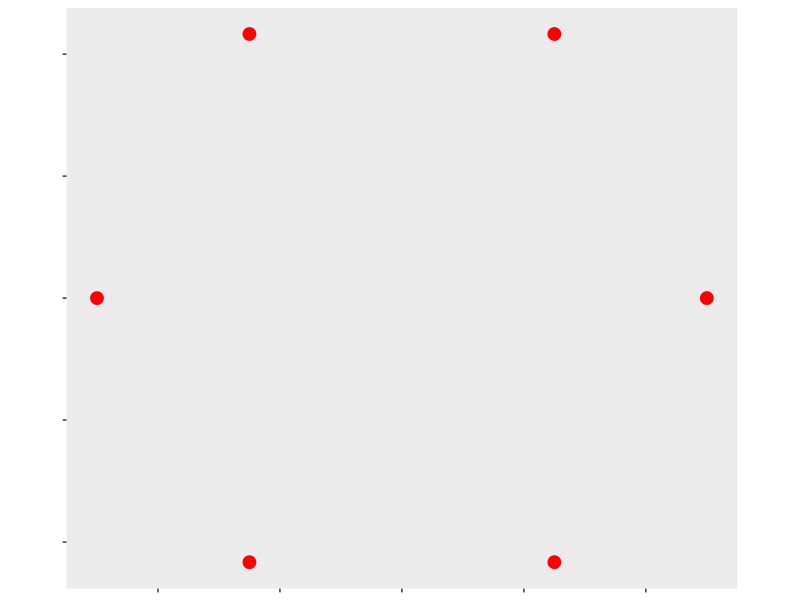
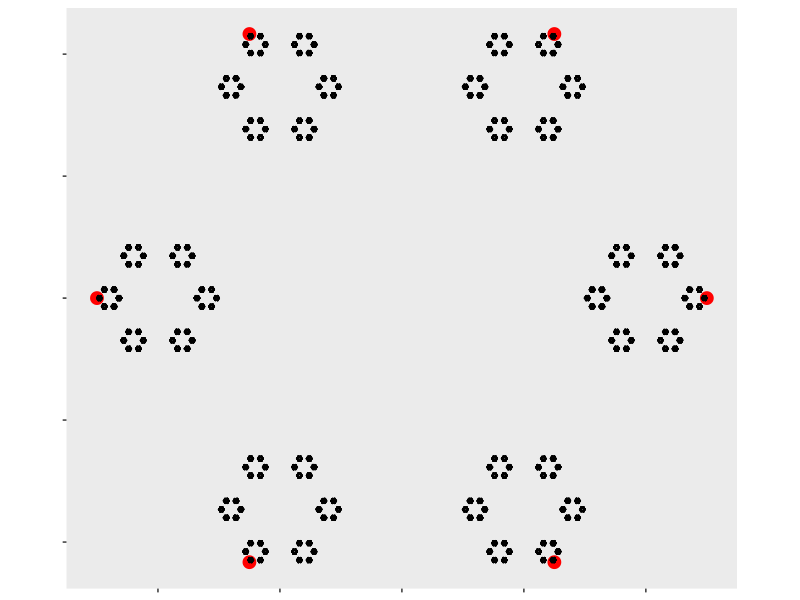

Write R code to recreate these figures, in order.
library(ggplot2)

random.point <- function(anchors) {
  index <- sample(1:length(anchors$x), 1)
  x <- anchors$x[index]
  y <- anchors$y[index]
  return(c(x, y))
}

get_anchors <- function(n) {
  offset <- pi / 2 - (n - 1) * pi / n
  anchors <- data.frame(
    x = sapply(0:(n - 1), function(x) cos(offset + x * 2 * pi / n)),
    y = sapply(0:(n - 1), function(x) sin(offset + x * 2 * pi / n))
  )
}

get_next <- function(current.point, n, anchors) {
  attract <- random.point(anchors)
  next.point <- (current.point + attract) / (n - 1)  
  return(next.point)  
}

plots <- list()

for (n in 3:6) {
  anchors <- get_anchors(n)
  
  # For values larger than 3, the points reced toward 0. 1 / (n-2) is the correcting factor.
  plot.anchors <- anchors / (n - 2)
  base.g <- ggplot() + coord_fixed(1) +
    xlim(c(min(plot.anchors$x), max(plot.anchors$x))) +
    ylim(c(min(plot.anchors$y), max(plot.anchors$y))) +
    geom_point(data=plot.anchors, aes(x = x, y = y), color="red", size=4) +
    theme(
      panel.grid.major=element_blank(),
      panel.grid.minor=element_blank(),
      axis.text.x=element_blank(),
      axis.text.y=element_blank(),
      axis.title.x=element_blank(),
      axis.title.y=element_blank()  
    )
  
  plots[[length(plots) + 1]] <- base.g
  
  x <- numeric(0)
  y <- numeric(0)
  current.point <- random.point(anchors)
  # Iterate a bit without plotting, to let the point settle.
  for (i in 1:10)
    current.point <- get_next(current.point, n, anchors)
  
  for (i in 1:30) {
    for (j in 1:1000) {
      next.point <- get_next(current.point, n, anchors)
      x[length(x) + 1] <- next.point[1]
      y[length(y) + 1] <- next.point[2]
      current.point <- next.point
    }
    pts <- data.frame(x = x, y = y)
    
    g <- base.g + geom_point(data=pts, aes(x=x, y=y), size=0.1)
    plots[[length(plots) + 1]] <- g
  }
}
